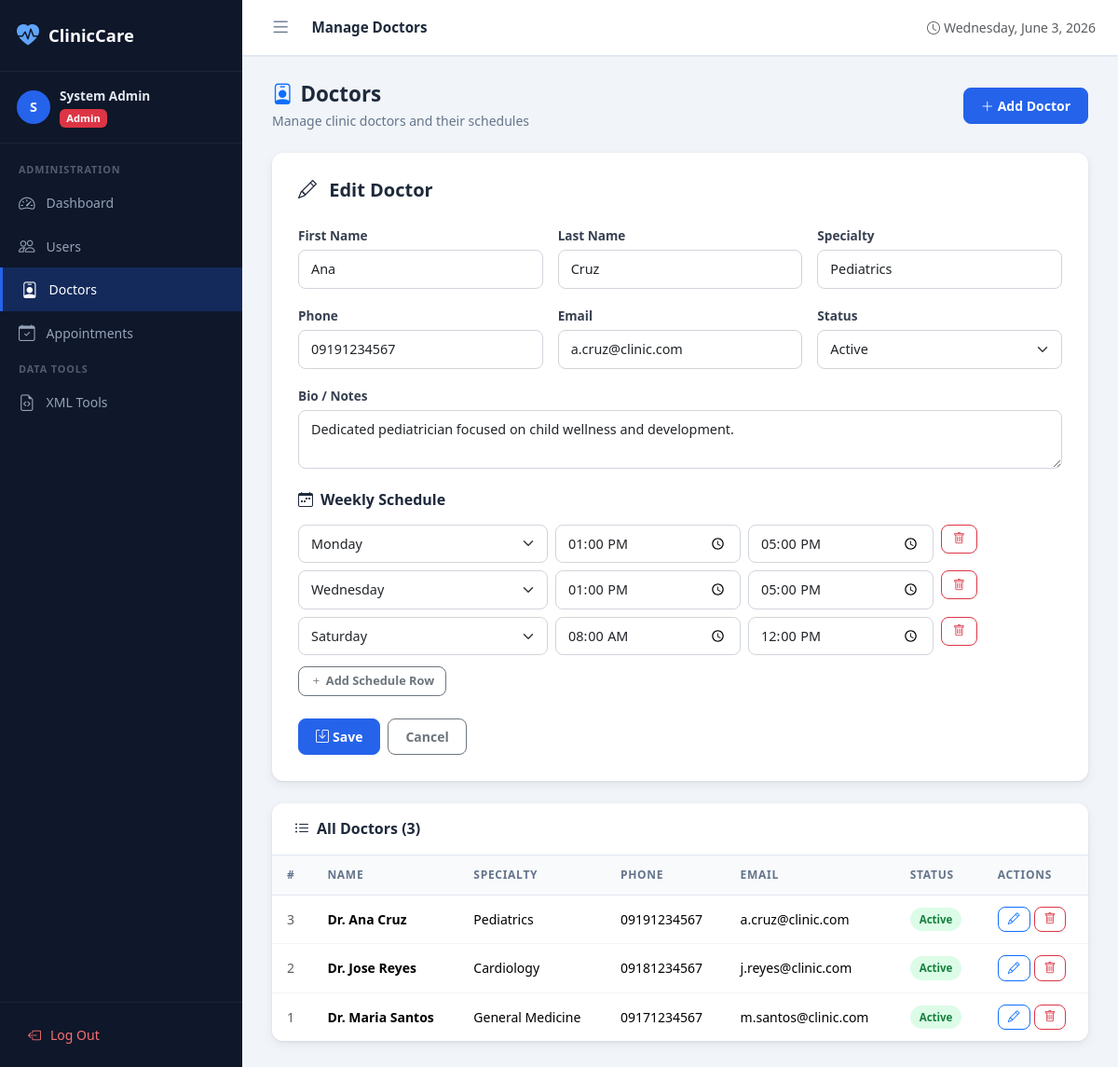
The app's page /admin/doctors.php?edit=3 (signed in) with its own data.
### tables this page shows
CREATE TABLE `doctors` (
  `id` int(11) NOT NULL,
  `first_name` varchar(50) NOT NULL,
  `last_name` varchar(50) NOT NULL,
  `specialty` varchar(100) NOT NULL,
  `phone` varchar(20) DEFAULT NULL,
  `email` varchar(100) DEFAULT NULL,
  `bio` text DEFAULT NULL,
  `status` enum('active','inactive') NOT NULL DEFAULT 'active',
  `created_at` timestamp NOT NULL DEFAULT current_timestamp()
);

CREATE TABLE `schedules` (
  `id` int(11) NOT NULL,
  `doctor_id` int(11) NOT NULL,
  `day_of_week` enum('Monday','Tuesday','Wednesday','Thursday','Friday','Saturday','Sunday') NOT NULL,
  `start_time` time NOT NULL,
  `end_time` time NOT NULL
);

### src/Database.php (called while the page is built, shortened)
<?php
class Database
{
    private static ?Database $instance = null;
    private PDO $pdo;
    private function __construct()
    {
        $socket = defined('DB_SOCKET') ? DB_SOCKET : '';
        if ($socket !== '') {
            $dsn = sprintf(
                'mysql:unix_socket=%s;dbname=%s;charset=utf8mb4',
                $socket,
                DB_NAME
            );
        } else {
            $dsn = sprintf(
                'mysql:host=%s;port=%d;dbname=%s;charset=utf8mb4',
                DB_HOST,
                DB_PORT,
                DB_NAME
            );
        }
        $options = [
            PDO::ATTR_ERRMODE            => PDO::ERRMODE_EXCEPTION,
            PDO::ATTR_DEFAULT_FETCH_MODE => PDO::FETCH_ASSOC,
            PDO::ATTR_EMULATE_PREPARES   => false,
        ];
        if (defined('PDO::MYSQL_ATTR_INIT_COMMAND')) {
            $options[PDO::MYSQL_ATTR_INIT_COMMAND] = "SET NAMES utf8mb4 COLLATE utf8mb4_unicode_ci";
        }
        try {
            $this->pdo = new PDO($dsn, DB_USER, DB_PASS, $options);
        } catch (PDOException $e) {
            throw new \RuntimeException('Database connection failed: ' . $e->getMessage(), (int) $e->getCode(), $e);
        }
    }
    public static function getInstance(): self
    {
        if (self::$instance === null) {
            self::$instance = new self();
        }
        return self::$instance;
    }
    public function execute(string $sql, array $params = []): PDOStatement
    {
        $stmt = $this->pdo->prepare($sql);
        $stmt->execute($params);
        return $stmt;
    }
    public function fetchOne(string $sql, array $params = []): ?array
    {
        $row = $this->execute($sql, $params)->fetch();
        return $row !== false ? $row : null;
    }
    public function fetchAll(string $sql, array $params = []): array
    {
        return $this->execute($sql, $params)->fetchAll();
    }
}

### src/Doctor.php (called while the page is built, shortened)
<?php
class Doctor
{
    private Database $db;
    public function __construct()
    {
        $this->db = Database::getInstance();
    }
    public function getAll(): array
    {
        return $this->db->fetchAll(
            "SELECT * FROM doctors ORDER BY last_name, first_name"
        );
    }
    public function getById(int $id): ?array
    {
        $doctor = $this->db->fetchOne('SELECT * FROM doctors WHERE id = ?', [$id]);
        if ($doctor) {
            $doctor['schedules'] = $this->db->fetchAll(
                'SELECT * FROM schedules WHERE doctor_id = ? ORDER BY FIELD(day_of_week,
                 "Monday","Tuesday","Wednesday","Thursday","Friday","Saturday","Sunday")',
                [$id]
            );
        }
        return $doctor;
    }
}

### public/admin/doctors.php (the view, shortened to what this page needs)
<?php
$doctorModel = new Doctor();
$editDoc = null;
$mode    = 'list';
if (isset($_GET['edit'])) {
    $editDoc = $doctorModel->getById((int) $_GET['edit']);
    $mode = 'edit';
} elseif (isset($_GET['add'])) {
    $mode = 'add';
}
$doctors = $doctorModel->getAll();
$days    = ['Monday','Tuesday','Wednesday','Thursday','Friday','Saturday','Sunday'];
include dirname(__DIR__) . '/includes/header.php';
?>
<div class="page-header d-flex align-items-center justify-content-between">
    <div>
        <h2><i class="bi bi-person-badge me-2 text-primary"></i>Doctors</h2>
        <p>Manage clinic doctors and their schedules</p>
    </div>
    <a href="<?= BASE_URL ?>/admin/doctors.php?add=1" class="btn btn-primary">
        <i class="bi bi-plus-lg me-1"></i>Add Doctor
    </a>
</div>
<?php if ($mode === 'add' || $mode === 'edit'): ?>
<div class="form-card mb-4">
    <h5 class="fw-bold mb-4">
        <i class="bi bi-<?= $mode === 'add' ? 'plus-circle' : 'pencil' ?> me-2"></i>
        <?= $mode === 'add' ? 'Add New Doctor' : 'Edit Doctor' ?>
    </h5>
    <form method="post">
        <div class="row g-3 mb-4">
            <div class="col-md-4">
                <label class="form-label">First Name</label>
                <input type="text" name="first_name" class="form-control"
                       value="<?= htmlspecialchars($editDoc['first_name'] ?? '') ?>" required>
            </div>
            <div class="col-md-4">
                <label class="form-label">Last Name</label>
                <input type="text" name="last_name" class="form-control"
                       value="<?= htmlspecialchars($editDoc['last_name'] ?? '') ?>" required>
            </div>
            <div class="col-md-4">
                <label class="form-label">Specialty</label>
                <input type="text" name="specialty" class="form-control"
                       value="<?= htmlspecialchars($editDoc['specialty'] ?? '') ?>"
                       placeholder="e.g. Cardiology" required>
            </div>
            <div class="col-md-4">
                <label class="form-label">Phone</label>
                <input type="tel" name="phone" class="form-control"
                       value="<?= htmlspecialchars($editDoc['phone'] ?? '') ?>">
            </div>
            <div class="col-md-4">
                <label class="form-label">Email</label>
                <input type="email" name="email" class="form-control"
                       value="<?= htmlspecialchars($editDoc['email'] ?? '') ?>">
            </div>
            <div class="col-md-4">
                <label class="form-label">Status</label>
                <select name="status" class="form-select">
                    <option value="active"   <?= ($editDoc['status'] ?? 'active') === 'active'   ? 'selected' : '' ?>>Active</option>
                </select>
            </div>
            <div class="col-12">
                <label class="form-label">Bio / Notes</label>
                <textarea name="bio" class="form-control" rows="2"><?= htmlspecialchars($editDoc['bio'] ?? '') ?></textarea>
            </div>
        </div>
        <?php if ($mode === 'edit'): ?>
        <h6 class="fw-bold mb-3"><i class="bi bi-calendar-week me-2"></i>Weekly Schedule</h6>
        <div id="scheduleRows">
            <?php if (!empty($editDoc['schedules'])): ?>
            <?php foreach ($editDoc['schedules'] as $sched): ?>
            <div class="row g-2 mb-2 schedule-row">
                <div class="col-md-4">
                    <select name="days[]" class="form-select form-select-sm">
                        <?php foreach ($days as $d): ?>
                        <option value="<?= $d ?>" <?= $sched['day_of_week'] === $d ? 'selected' : '' ?>><?= $d ?></option>
                        <?php endforeach; ?>
                    </select>
                </div>
                <div class="col-md-3">
                    <input type="time" name="start_times[]" class="form-control form-control-sm"
                           value="<?= $sched['start_time'] ?>">
                </div>
                <div class="col-md-3">
                    <input type="time" name="end_times[]" class="form-control form-control-sm"
                           value="<?= $sched['end_time'] ?>">
                </div>
                <div class="col-md-2">
                    <button type="button" class="btn btn-sm btn-outline-danger" onclick="this.closest('.schedule-row').remove()">
                        <i class="bi bi-trash"></i>
                    </button>
                </div>
            </div>
            <?php endforeach; ?>
            <?php endif; ?>
        </div>
        <button type="button" class="btn btn-sm btn-outline-secondary mt-1" id="addSchedule">
            <i class="bi bi-plus me-1"></i>Add Schedule Row
        </button>
        <?php endif; ?>
        <div class="d-flex gap-2 mt-4">
            <button type="submit" class="btn btn-primary">
                <i class="bi bi-save me-1"></i>Save
            </button>
            <a href="<?= BASE_URL ?>/admin/doctors.php" class="btn btn-outline-secondary">Cancel</a>
        </div>
    </form>
</div>
<?php endif; ?>
<div class="table-card">
    <div class="table-card-header">
        <h5><i class="bi bi-list-ul me-2"></i>All Doctors (<?= count($doctors) ?>)</h5>
    </div>
    <div class="table-responsive">
        <?php if (empty($doctors)): ?>
        <div class="empty-state">
            <i class="bi bi-person-badge d-block"></i>
            <h6>No doctors added yet</h6>
        </div>
        <?php else: ?>
        <table class="table">
            <thead>
                <tr><th>#</th><th>Name</th><th>Specialty</th><th>Phone</th><th>Email</th><th>Status</th><th>Actions</th></tr>
            </thead>
            <tbody>
                <?php foreach ($doctors as $d): ?>
                <tr>
                    <td class="text-muted"><?= $d['id'] ?></td>
                    <td class="fw-semibold">Dr. <?= htmlspecialchars($d['first_name'] . ' ' . $d['last_name']) ?></td>
                    <td><?= htmlspecialchars($d['specialty']) ?></td>
                    <td><?= htmlspecialchars($d['phone'] ?? '—') ?></td>
                    <td><?= htmlspecialchars($d['email'] ?? '—') ?></td>
                    <td>
                        <span class="status-badge status-<?= $d['status'] ?>"><?= ucfirst($d['status']) ?></span>
                    </td>
                    <td>
                        <div class="d-flex gap-1">
                            <a href="<?= BASE_URL ?>/admin/doctors.php?edit=<?= $d['id'] ?>" class="btn btn-sm btn-outline-primary btn-icon">
                                <i class="bi bi-pencil"></i>
                            </a>
                            <form method="post" onsubmit="return confirm('Delete Dr. <?= addslashes($d['first_name']) ?> <?= addslashes($d['last_name']) ?>?')">
                                <button class="btn btn-sm btn-outline-danger btn-icon"><i class="bi bi-trash"></i></button>
                            </form>
                        </div>
                    </td>
                </tr>
                <?php endforeach; ?>
            </tbody>
        </table>
        <?php endif; ?>
    </div>
</div>
<?php include dirname(__DIR__) . '/includes/footer.php'; ?>

### public/assets/css/style.css (style rules this page uses)
:root { --primary: #2563eb; --primary-dark: #1d4ed8; --primary-light: #eff6ff; --success: #16a34a; --warning: #d97706; --danger: #dc2626; --sidebar-width: 260px; --sidebar-bg: #0f172a; --sidebar-text: #94a3b8; --sidebar-active: #2563eb; --topbar-height: 60px; --font-main: 'Segoe UI', system-ui, -apple-system, sans-serif; --radius: 12px; --shadow: 0 1px 3px rgba(0,0,0,.08), 0 4px 12px rgba(0,0,0,.06); }
*, *::before, *::after { box-sizing: border-box; }
body { font-family: var(--font-main); background: #f1f5f9; color: #1e293b; margin: 0; }
.table-card { background: #fff; border-radius: var(--radius); box-shadow: var(--shadow); overflow: hidden; }
.table-card-header { display: flex; align-items: center; justify-content: space-between; padding: 18px 24px; border-bottom: 1px solid #e2e8f0; }
.table-card-header h5 { margin: 0; font-weight: 600; font-size: 1rem; }
.table-responsive { overflow-x: auto; }
.table { margin: 0; }
.table thead th { background: #f8fafc; color: #64748b; font-size: .75rem; text-transform: uppercase; letter-spacing: .06em; font-weight: 600; padding: 12px 16px; border-bottom: 1px solid #e2e8f0; white-space: nowrap; }
.table tbody td { padding: 12px 16px; vertical-align: middle; border-bottom: 1px solid #f1f5f9; font-size: .875rem; }
.table tbody tr:last-child td { border-bottom: none; }
.status-badge { display: inline-flex; align-items: center; gap: 5px; padding: 4px 10px; border-radius: 20px; font-size: .72rem; font-weight: 600; text-transform: capitalize; }
.status-active { background: #dcfce7; color: #15803d; }
.form-card { background: #fff; border-radius: var(--radius); box-shadow: var(--shadow); padding: 28px; }
.form-label { font-weight: 600; font-size: .85rem; color: #374151; margin-bottom: 5px; }
.form-control, .form-select { border-radius: 8px; border-color: #d1d5db; font-size: .9rem; padding: 9px 13px; transition: border-color .15s, box-shadow .15s; }
.btn { border-radius: 8px; font-weight: 600; font-size: .875rem; padding: 8px 18px; }
.btn-primary { background: var(--primary); border-color: var(--primary); }
.btn-sm { padding: 5px 12px; font-size: .8rem; }
.btn-icon { padding: 6px 10px; line-height: 1; }
.page-header { margin-bottom: 24px; }
.page-header h2 { font-size: 1.4rem; font-weight: 700; color: #1e293b; margin: 0; }
.page-header p { color: #64748b; margin: 4px 0 0; font-size: .875rem; }

### records on screen
doctors: first_name "Ana", last_name "Cruz", specialty "Pediatrics", phone "09191234567", email "a.cruz@clinic.com", status "Active", bio "Dedicated pediatrician focused on child wellness and development.", id "3", first_name+last_name "Ana Cruz"
schedules: day_of_week "Monday", start_time "13:00:00", end_time "17:00:00"
schedules: day_of_week "Wednesday", start_time "13:00:00", end_time "17:00:00"
schedules: day_of_week "Saturday", start_time "08:00:00", end_time "12:00:00"
doctors: id "2", first_name+last_name "Jose Reyes", specialty "Cardiology", phone "09181234567", email "j.reyes@clinic.com", status "Active"
doctors: id "1", first_name+last_name "Maria Santos", specialty "General Medicine", phone "09171234567", email "m.santos@clinic.com", status "Active"

### other values on screen
substr($_SESSION['full_name'], 0, 1) "S"
$_SESSION['full_name'] "System Admin"
$userRole "Admin"
$pageTitle "Manage Doctors"
count($doctors) "3"
